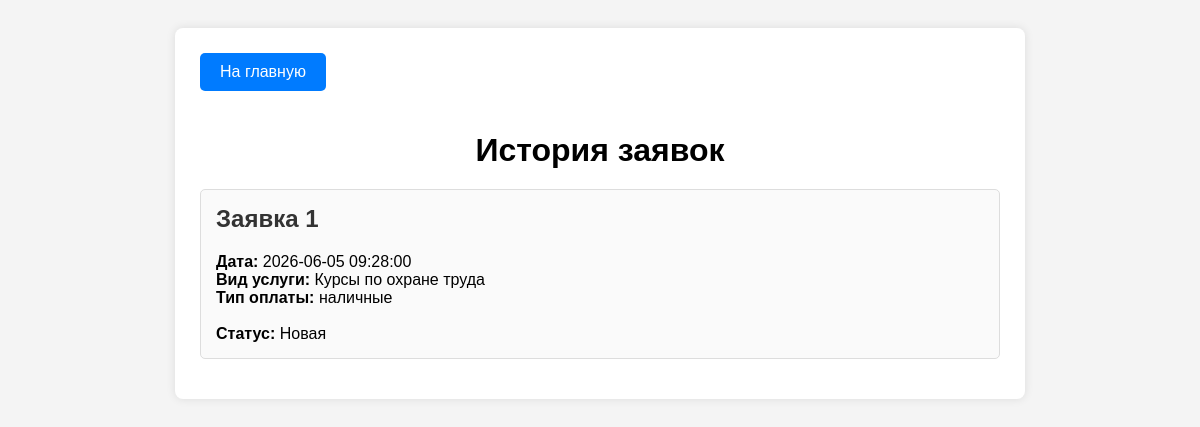
/history.php (signed in), run on the app's committed database.
### tables this page shows
CREATE TABLE `request` (
  `id` int NOT NULL,
  `user_id` int NOT NULL,
  `date` datetime NOT NULL,
  `status` varchar(50) DEFAULT 'Новая',
  `curses` varchar(255) NOT NULL,
  `payment` text NOT NULL,
  `review` text
);

### history.php (the view, shortened to what this page needs)
<?php
include('db.php');
$user_id = (int)$_SESSION['user_id'];
$query = $con->query("SELECT * FROM request WHERE user_id='$user_id' ORDER BY date DESC");
?>
<!DOCTYPE html>
<html lang="ru">
<head>
</head>
<body>
    <div class="container">
        <a href="index.php" class="btn-home"> На главную</a>
        <h1>История заявок</h1>
        <?php
        $i = 0;
        while($request = $query->fetch_assoc()) {
            $i++;
            echo '
            <div class="request">
                <h2>Заявка ' . $i . '</h2>
                <b>Дата: </b>' . htmlspecialchars($request['date']) . '<br>
                <b>Вид услуги: </b>' . htmlspecialchars($request['curses']) . '<br>
                <b>Тип оплаты: </b>' . htmlspecialchars($request['payment']) . '<br><br>
                <b>Статус: </b>' . htmlspecialchars($request['status']) . '<br>';
            echo '</div>';
        }
        ?>
    </div>
</body>
</html>

### history.php (style rules this page uses)
body { font-family: Arial, sans-serif; background-color: #f4f4f4; padding: 20px; }
.container { max-width: 800px; margin: 0 auto; background: #fff; padding: 25px; border-radius: 8px; box-shadow: 0 0 10px rgba(0,0,0,0.1); }
h1 { text-align: center; margin-bottom: 20px; }
.btn-home { display: inline-block; background-color: #007bff; color: white; padding: 10px 20px; text-decoration: none; border-radius: 5px; margin-bottom: 20px; }
.request { border: 1px solid #ddd; margin: 15px 0; padding: 15px; border-radius: 5px; background-color: #fafafa; }
.request h2 { margin-top: 0; color: #333; }

### data on the page
request: date "2026-06-05 09:28:00", curses "Курсы по охране труда", payment "наличные", status "Новая"
